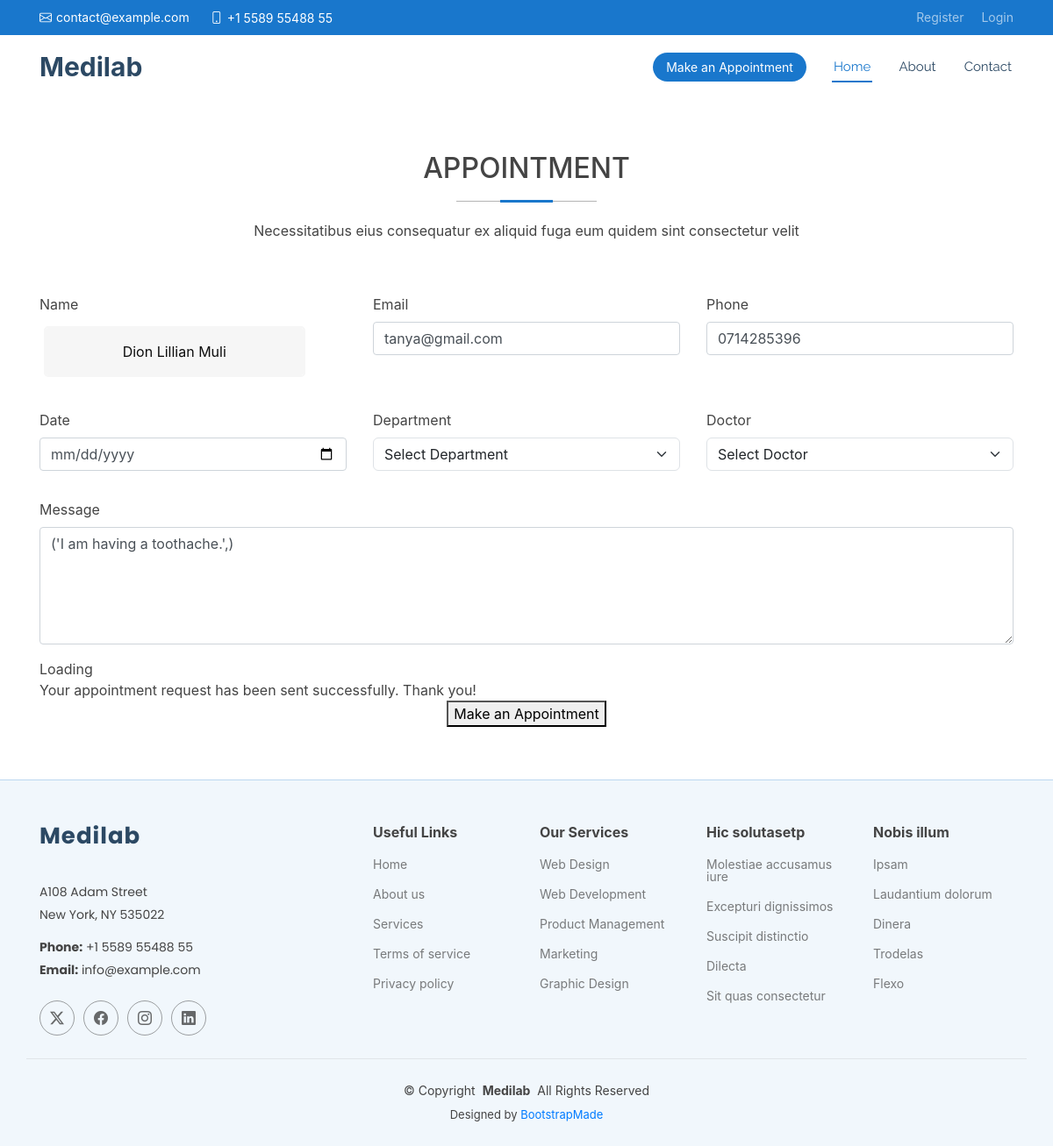
Screenshot of /edit/1 with the database file from the repository.
### medi_app/models.py (models this page shows, shortened)
class Appointment(models.Model):
    name = models.CharField(max_length=100)
    email = models.EmailField()
    phone = models.CharField(max_length=10)
    date = models.DateField()
    department = models.CharField(max_length=10)
    doctor = models.CharField(max_length=10)
    message = models.TextField()

### medi_app/views.py (the view, shortened to what this page needs)
# urls.py: path('edit/<int:appointment_id>', views.update_appointment, name="update_appointment")
def update_appointment(request, appointment_id):
    appointment = get_object_or_404(Appointment, id=appointment_id)
    context = {'appointment': appointment}
    return render(request, "update_appointment.html", context)

### templates/update_appointment.html (shortened to what this page needs)
{% extends 'base.html' %}
{% block content %}
    <section id="appointment" class="appointment section">
        <div class="container section-title" data-aos="fade-up">
          <h2>Appointment</h2>
          <p>Necessitatibus eius consequatur ex aliquid fuga eum quidem sint consectetur velit</p>
        </div>
        <div class="container" data-aos="fade-up" data-aos-delay="100">
          <form method="post">
            <div class="row">
              <div class="col-md-4 form-group">
                <label for="name" class="form-label">Name</label>
                <input type="text" name="name" class="form-control" id="name" value="{{ appointment.name }}" placeholder="Your Name" required="">
              </div>
              <div class="col-md-4 form-group mt-3 mt-md-0">
                <label for="email" class="form-label">Email</label>
                <input type="email" class="form-control" name="email" value="{{ appointment.email }}" id="email" placeholder="Your Email" required="">
              </div>
              <div class="col-md-4 form-group mt-3 mt-md-0">
                <label for="phone" class="form-label">Phone</label>
                <input type="tel" class="form-control" name="phone" value="{{ appointment.phone }}" id="phone" placeholder="Your Phone" required="">
              </div>
            </div>
            <div class="row">
              <div class="col-md-4 form-group mt-3">
                <label for="date" class="form-label">Date</label>
                <input type="date" name="date" class="form-control datepicker" value="{{ appointment.date }}" id="date" placeholder="Appointment Date" required="">
              </div>
              <div class="col-md-4 form-group mt-3">
                <label for="department" class="form-label">Department</label>
                <select name="department" id="department" class="form-select" required="">
                  <option value="">Select Department</option>
                </select>
              </div>
              <div class="col-md-4 form-group mt-3">
                <label for="doctor" class="form-label">Doctor</label>
                <select name="doctor" id="doctor" class="form-select" required="">
                  <option value="">Select Doctor</option>
                </select>
              </div>
            </div>
            <div class="form-group mt-3">
              <label for="message" class="form-label">Message</label>
              <textarea class="form-control" name="message" rows="5" placeholder="Message (Optional)">{{ appointment.message }}</textarea>
            </div>
            <div class="mt-3">
              <div class="loading">Loading</div>
              <div class="sent-message">Your appointment request has been sent successfully. Thank you!</div>
              <div class="text-center"><button type="submit">Make an Appointment</button></div>
            </div>
          </form>
        </div>
      </section>
{% endblock %}

### static/assets/css/main.css (style rules this page uses)
:root { --default-font: "Roboto", system-ui, -apple-system, "Segoe UI", Roboto, "Helvetica Neue", Arial, "Noto Sans", "Liberation Sans", sans-serif, "Apple Color Emoji", "Segoe UI Emoji", "Segoe UI Symbol", "Noto Color Emoji"; --heading-font: "Poppins", sans-serif; --nav-font: "Raleway", sans-serif; }
:root { --background-color: #ffffff; --default-color: #444444; --heading-color: #2c4964; --accent-color: #1977cc; --surface-color: #ffffff; --contrast-color: #ffffff; }
:root { --nav-color: #2c4964; --nav-hover-color: #1977cc; --nav-mobile-background-color: #ffffff; --nav-dropdown-background-color: #ffffff; --nav-dropdown-color: #2c4964; --nav-dropdown-hover-color: #1977cc; }
:root { scroll-behavior: smooth; }
body { color: var(--default-color); background-color: var(--background-color); font-family: var(--default-font); }
h1, h2, h3, h4, h5, h6 { color: var(--heading-color); font-family: var(--heading-font); }
section, .section { color: var(--default-color); background-color: var(--background-color); padding: 60px 0; scroll-margin-top: 72px; overflow: clip; }
.section-title { text-align: center; padding-bottom: 60px; position: relative; }
.section-title h2 { font-size: 32px; font-weight: 500; margin-bottom: 20px; padding-bottom: 20px; position: relative; }
.section-title h2:before { content: ""; position: absolute; display: block; width: 160px; height: 1px; background: color-mix(in srgb, var(--default-color), transparent 60%); left: 0; right: 0; bottom: 1px; margin: auto; }
.section-title h2::after { content: ""; position: absolute; display: block; width: 60px; height: 3px; background: var(--accent-color); left: 0; right: 0; bottom: 0; margin: auto; }
.section-title p { margin-bottom: 0; }

### static/assets/css/styles.css (style rules this page uses)
html { background-color: #56baed; }
body { font-family: "Poppins", sans-serif; height: 100vh; }
h2 { text-align: center; font-size: 16px; font-weight: 600; text-transform: uppercase; display:inline-block; margin: 40px 8px 10px 8px; color: #cccccc; }
input[type=text] { background-color: #f6f6f6; border: none; color: #0d0d0d; padding: 15px 32px; text-align: center; text-decoration: none; display: inline-block; font-size: 16px; margin: 5px; width: 85%; border: 2px solid #f6f6f6; -webkit-transition: all 0.5s ease-in-out; -moz-transition: all 0.5s ease-in-out; -ms-transition: all 0.5s ease-in-out; -o-transition: all 0.5s ease-in-out; transition: all 0.5s ease-in-out; -webkit-border-radius: 5px 5px 5px 5px; border-radius: 5px 5px 5px 5px; }
input[type=text]:placeholder { color: #cccccc; }

### rows the page displays
Appointment: name "Dion Lillian Muli", email "tanya@gmail.com", phone "0714285396", message "('I am having a toothache.',)"
